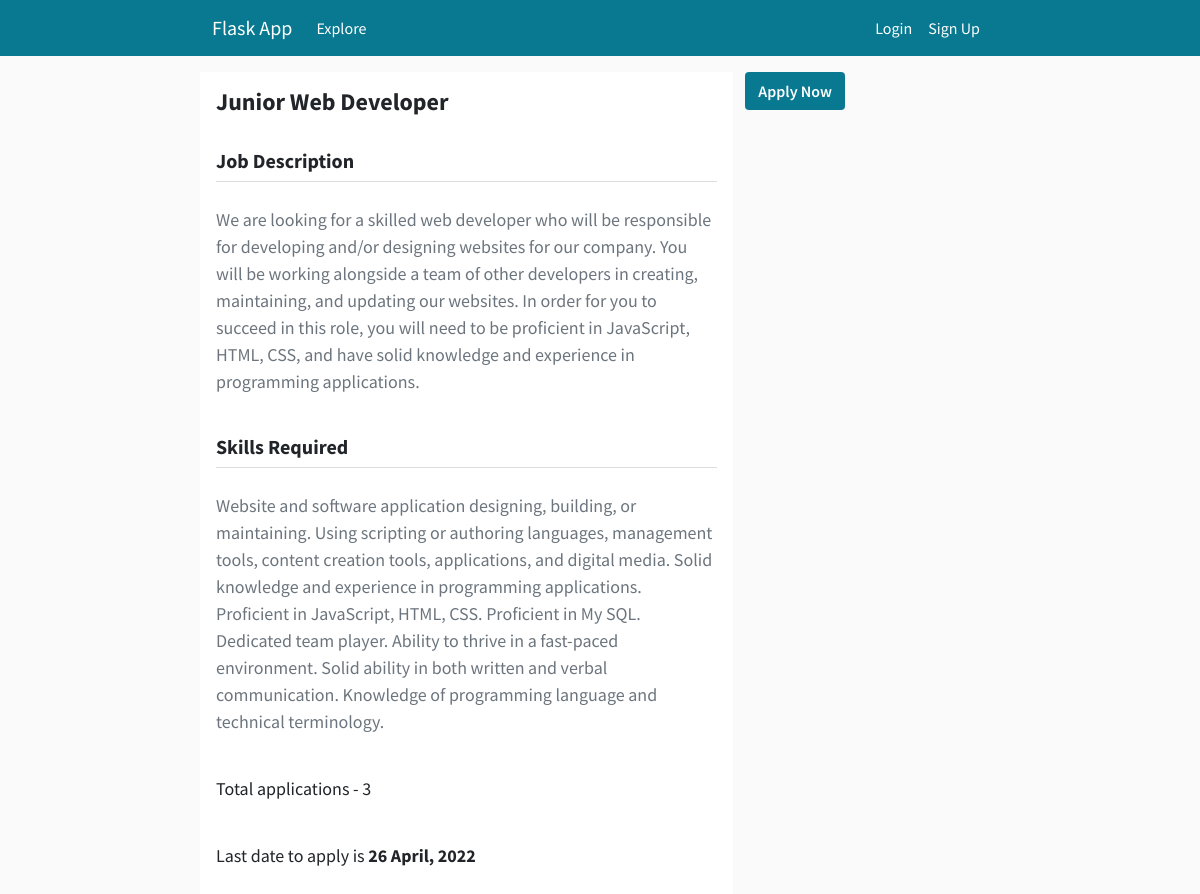
The page /position/1 on the database its author committed.
### app.py (models this page shows, shortened)
class Job(db.Model):
	id = db.Column(db.Integer, primary_key = True)
	role = db.Column(db.String(60), nullable = False)
	job_desc = db.Column(db.String(1200), nullable = False)
	skills_required = db.Column(db.String(1200), nullable = False)
	deadline = db.Column(db.DateTime, nullable = False)

### app.py (the view)
@app.route('/position/<int:job_id>')
def position(job_id):
	job = Job.query.get(job_id)
	num_applicants = len(job.applicants)
	return render_template('job-details.html', title = job.role, job = job, num_applicants = num_applicants)

### templates/job-details.html (shortened to what this page needs)
{% extends 'layout.html' %}
{% block content %}
<div class="container col-md-8 mt-3">
	<div class="row">
		<div class="col-md-8 p-3 bg-white">
			<h4><b>{{ job.role }}</b></h4>
			<br/>
			<h5><b>Job Description</b></h5>
			<div class="divider"></div>
			<p class="text-muted f-18">
				{{ job.job_desc }}
			</p>
			<br/>
			<h5><b>Skills Required</b></h5>
			<div class="divider"></div>
			<p class="text-muted f-18">
				{{ job.skills_required }}
			</p>
			<br/>
			<p class="f-18">Total applications - {{ num_applicants }}</p>
			<br/>
			<p class="f-18">Last date to apply is <b> {{ job.deadline.strftime("%d %B, %Y") }}</b></p>
		</div>
		<div class="col-md-4">
			{% if current_user.is_admin == True %}
			<a href="{{ url_for('applicants', job_id = job.id) }}" class="btn button-style">View Applicants</a>
			{% else %}
				{% if current_user not in job.applicants %}
					<button class="btn button-style" data-bs-toggle="modal" data-bs-target="#applyModal">
						Apply Now
					</button>
				{% endif %}
			{% endif %}
		</div>
	</div>
</div>
{% endblock content %}

### templates/layout.html (shortened to what this page needs)
<!DOCTYPE html>
<html>
<head>
    <link href="https://cdn.jsdelivr.net/npm/bootstrap@5.1.3/dist/css/bootstrap.min.css" rel="stylesheet">
    <link rel="stylesheet" type="text/css" href="{{ url_for('static', filename='main.css') }}">
</head>
<body>
	<nav class="navbar navbar-expand-lg nav-color">
	  <div class="container-fluid col-md-8">
	    <a class="navbar-brand" href="#">Flask App</a>
	    <div class="collapse navbar-collapse nav-content" id="navbarNav">
	      <ul class="navbar-nav">
	        <li class="nav-item">
	          <a class="nav-link active" aria-current="page" href="{{ url_for('explore') }}">Explore</a>
	        </li>
	      </ul>
	       <ul class="navbar-nav">
	       	{% if current_user.is_authenticated %}
	       		{% if current_user.is_admin == True %}
	       			<li class="nav-item">
			          <a class="nav-link" href="{{ url_for('job_form') }}">Add Job</a>
			        </li>
			    {% else %}
			    	<li class="nav-item">
		          		<a class="nav-link" href="{{ url_for('account') }}">Profile</a>
		        	</li>
	       		{% endif %}
	       		<li class="nav-item">
		          <a class="nav-link" href="{{ url_for('logout') }}">Logout</a>
		        </li>
	       	{% else %}
		        <li class="nav-item">
		          <a class="nav-link" href="{{ url_for('login') }}">Login</a>
		        </li>
		        <li class="nav-item">
		          <a class="nav-link" href="{{ url_for('register') }}">Sign Up</a>
		        </li>
	        {% endif %}
	      </ul>
	    </div>
	  </div>
	</nav>
	{% block content %}
	{% endblock %}
</body>
</html>

### static/main.css (style rules this page uses)
body { background-color: #fafafa; font-family: 'Source Sans Pro', sans-serif; }
.nav-content { display: flex; justify-content: space-between; }
.nav-color { background-color: #087990; }
.navbar-brand, .navbar-nav .nav-link { color: #ffffff; }
.button-style { background-color: #087990; color: #ffffff; font-weight: 600; }
.divider { height: 1px; background-color: #dddddd; margin-bottom: 3vh; }
.f-18 { font-size: 18px; }

### rows shown on the page
Job: role "Junior Web Developer", job_desc "We are looking for a skilled web developer who will be responsible for developing and/or designing websites for our company. You will be working alongside a team of other developers in creating, maintaining, and updating our websites. In order for you to succeed in this role, you will need to be proficient in JavaScript, HTML, CSS, and have solid knowledge and experience in programming applications.", skills_required "Website and software application designing, building, or maintaining. Using scripting or authoring languages, management tools, content creation tools, applications, and digital media. Solid knowledge and experience in programming applications. Proficient in JavaScript, HTML, CSS. Proficient in My SQL. Dedicated team player. Ability to thrive in a fast-paced environment. Solid ability in both written and verbal communication. Knowledge of programming language and technical terminology.", deadline "26 April, 2022"

### other values the page prints
{{ num_applicants }} "3"
